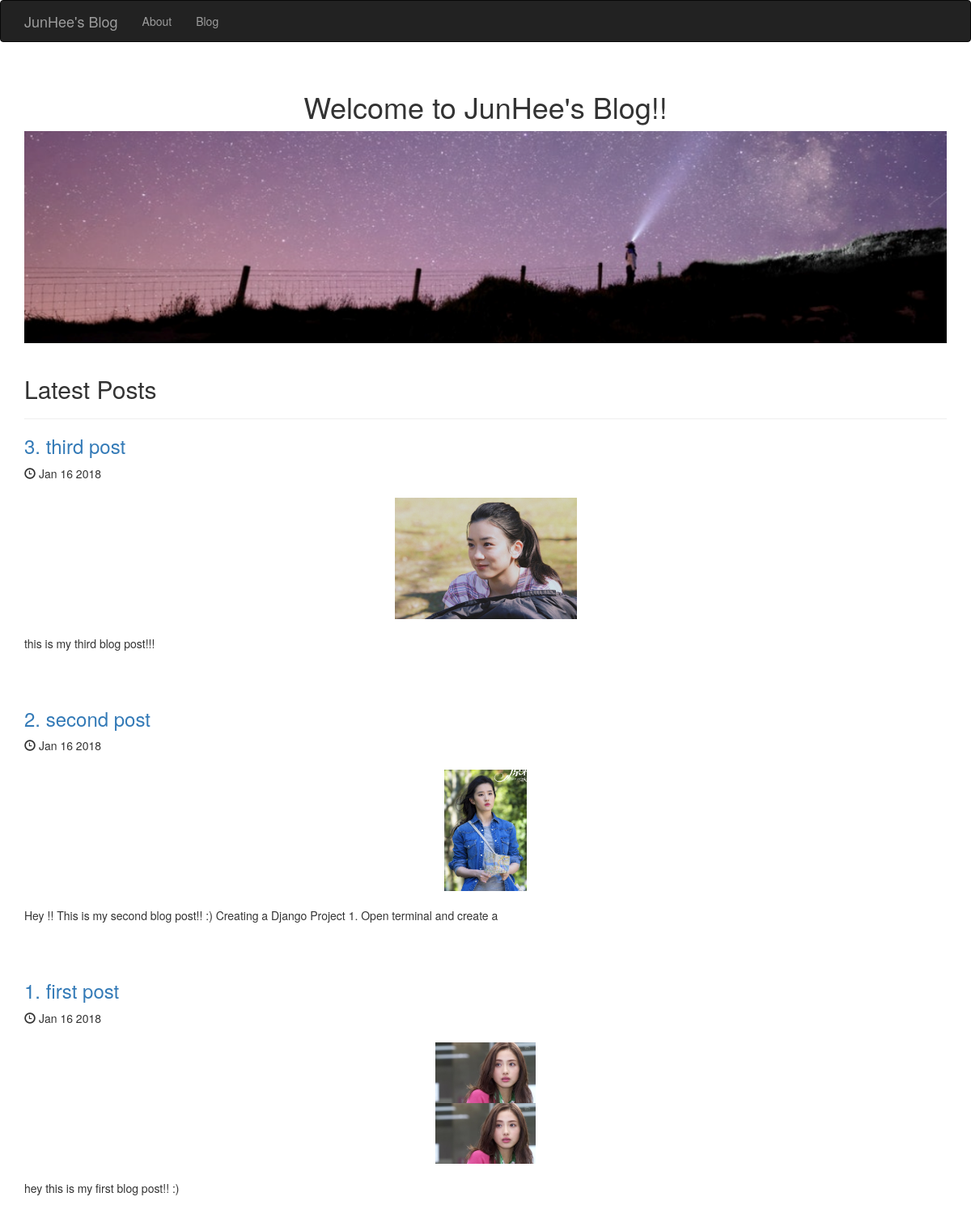
The page / on the database its author committed.
### posts/models.py (models this page shows, shortened)
class Post(models.Model):
	title = models.CharField(max_length=250)
	pub_date = models.DateTimeField()
	image = models.ImageField(upload_to='media/')
	body = models.TextField()
	def pub_date_pretty(self):
		return self.pub_date.strftime('%b %d %Y')
	def summary(self):
		return self.body[:100]

### posts/views.py (the view)
# urls.py: path('', posts.views.home, name='home'),
def home(request):
	posts = Post.objects.order_by('-pub_date')
	return render(request, 'posts/home.html', {'posts':posts})

### posts/templates/posts/home.html (shortened to what this page needs)
<!DOCTYPE html>
<html lang="en">
  <head>
	<link rel="stylesheet" href="https://maxcdn.bootstrapcdn.com/bootstrap/3.3.7/css/bootstrap.min.css">
  </head>
  <body>
  	<nav class="navbar navbar-inverse">
  		<div class="container">
    		<div class="navbar-header">
      			<a class="navbar-brand" href="{% url 'home' %}">JunHee's Blog</a>
    		</div>
    		<div class="collapse navbar-collapse" id="mynav">
      			<ul class="nav navbar-nav">
      				<li><a href="{% url 'about' %}">About</a></li>
      				<li><a href="https://blog.naver.com/heunghari">Blog</a></li>
      			</ul>
      		</div>
  		</div>
	</nav>
    <div class="container">
		<br/>
		<h1 class="text-center">Welcome to JunHee's Blog!!</h1>
		{% load static %}
		<img src="{% static 'posts/pic.PNG' %}" class="img-responsive center-block" style="max-height:500px;"/>
		<br/>
		<h2>Latest Posts</h2>
		<hr/>
		{% for post in posts.all %}
		<a href="{% url 'post_details' post.id %}"> <h3> {{ post.id }}.
		{{ post.title }}</h3></a>
		<span class="glyphicon glyphicon-time" aria-hidden="true"></span> {{ post.pub_date_pretty }}
		<br/>
		<br/>
		<img src="{{ post.image.url }}" class="img-responsive center-block" style="max-height:150px;"/>
		<br/>
		<p>{{ post.summary }}</p>
		<br/>
		<br/>
		{% endfor %}
	</div>
  </body>
</html>

### rows shown on the page
Post: id "3", title "third post", pub_date_pretty "Jan 16 2018", image (picture), summary "this is my third blog post!!!"
Post: id "2", title "second post", pub_date_pretty "Jan 16 2018", image (picture), summary "Hey !! This is my second blog post!! :) Creating a Django Project 1. Open terminal and create a"
Post: id "1", title "first post", pub_date_pretty "Jan 16 2018", image (picture), summary "hey this is my first blog post!! :)"
